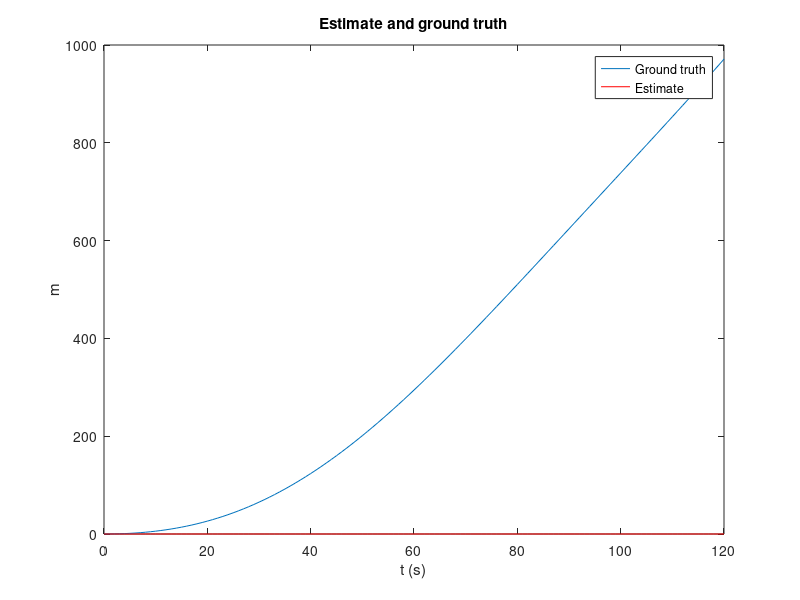
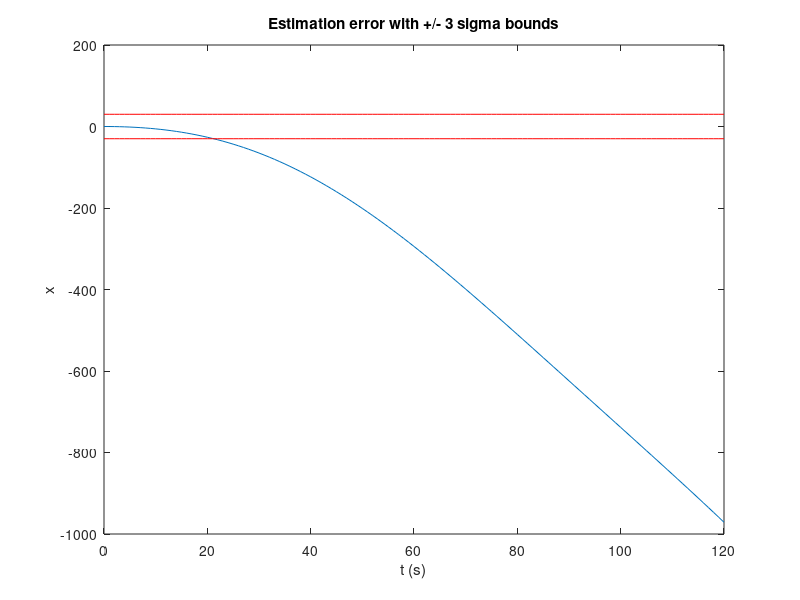

Here is the MATLAB script that generated these plots, in order:
% Model for a fast implementation of Kalman filter
% Ph. Bonnifait
clear
clc
load simulated_data.mat; %load variables in the workspace

nepoch=length(t);

%size of the state
n=4; %for instance X=(x,y,vx,vy) - to be changed

% Variables used to store the results
Xs=zeros(n,nepoch); 
%If we want to store some terms of the covariance matrix, wr allocate
%before some memory
Px1=zeros(1,nepoch); %variance
Px1x2=zeros(1,nepoch); %covariance

% Initial state of the filter (to be changed)
X=zeros(n,1);
P=100*eye(n,n);

for i=1:nepoch
    % measurement update (estimation)
    %...
    
    % Storage (corresponds to the output of the filter)
    Xs(:,i)=X;
    Px1(i)=P(1,1);
    Px1x2(i)=P(1,2);
    %...
    
    % time update (prediction)
    %...
end

% Estimate + reference display
figure
plot(t,strada.x,t,Xs(1,:)','r');
ylabel('m');
xlabel('t (s)');
title('Estimate and ground truth');
legend('Ground truth','Estimate');

% Errors display with +/- 3 sigma bounds
figure;
plot(t,Xs(1,:)'-strada.x);zoom on;hold on;
plot(t,3*sqrt(Px1),'r');plot(t,-3*sqrt(Px1),'r');ylabel('x');
xlabel('t (s)');
title('Estimation error with +/- 3 sigma bounds');

disp(['Error mean in x= ', num2str(mean(Xs(1,:)'-strada.x)),...
      '. Error max in x= ', num2str(max(abs(Xs(1,:)'-strada.x)))]);
